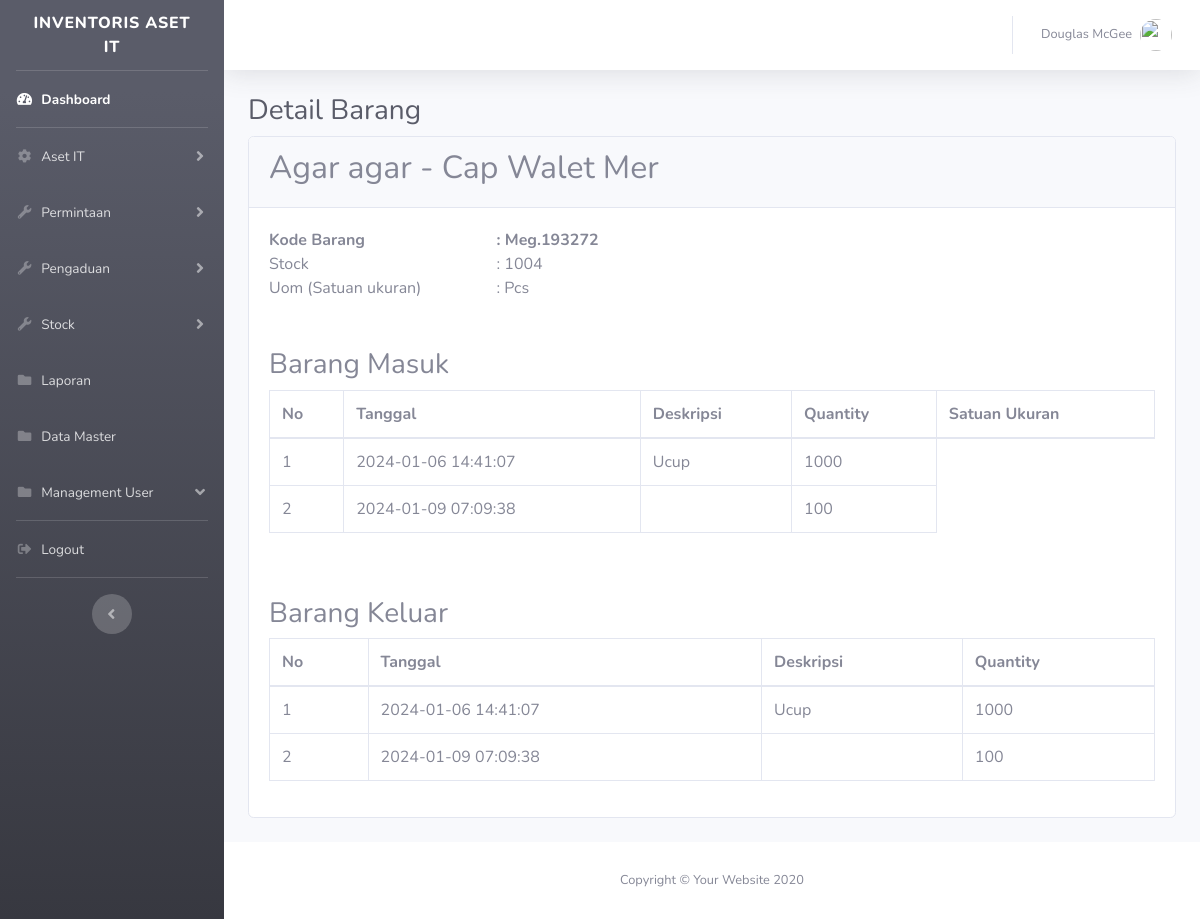
Screenshot of /karyawan/detail.php?id=18 (signed in) with the database file from the repository.
### tables this page shows
CREATE TABLE `stock` (
  `idbarang` int(11) NOT NULL,
  `namabarang` varchar(25) NOT NULL,
  `deskripsi` varchar(25) NOT NULL,
  `stock` int(11) NOT NULL,
  `kode_barang` varchar(20) NOT NULL,
  `satuan` varchar(10) NOT NULL
);

CREATE TABLE `masuk` (
  `idmasuk` int(11) NOT NULL,
  `idbarang` int(11) NOT NULL,
  `tanggal` timestamp NOT NULL DEFAULT current_timestamp(),
  `keterangan` varchar(25) NOT NULL,
  `qty` int(11) NOT NULL
);

### karyawan/detail.php (the view, shortened to what this page needs)
<?php
require '../function.php';
$idbarang = $_GET['id'];
$get = mysqli_query($conn, "SELECT * FROM stock WHERE idbarang='$idbarang'");
$fetch = mysqli_fetch_assoc($get);
$namabarang = $fetch['namabarang'];
$kode = $fetch['kode_barang'];
$stock = $fetch['stock'];
$satuan = $fetch['satuan'];
?>
<!DOCTYPE php>
<php lang="en">
    <head>
        <link href="../vendor/fontawesome-free/css/all.min.css" rel="stylesheet" type="text/css">
        <link href="../css/sb-admin-2.min.css" rel="stylesheet">
        <link href="../vendor/datatables/dataTables.bootstrap4.min.css" rel="stylesheet">
    </head>
    <body id="page-top">
        <div id="wrapper">
            <ul class="navbar-nav bg-gradient-dark sidebar sidebar-dark accordion" id="accordionSidebar">
                    <a class="sidebar-brand d-flex align-items-center justify-content-center" href="index.php">
                        <div class="sidebar-brand-text mx-3">Inventoris Aset IT</div>
                    </a>
                    <hr class="sidebar-divider my-0">
                    <li class="nav-item active">
                        <a class="nav-link" href="index.php">
                            <i class="fas fa-fw fa-tachometer-alt"></i>
                            <span>Dashboard</span></a>
                    </li>
                    <hr class="sidebar-divider my-0">
                    <li class="nav-item">
                        <a class="nav-link collapsed" href="#" data-toggle="collapse" data-target="#collapseTwo"
                            aria-expanded="true" aria-controls="collapseTwo">
                            <i class="fas fa-fw fa-cog"></i>
                            <span>Aset IT</span>
                        </a>
                    </li>
                    <li class="nav-item">
                        <a class="nav-link collapsed" href="#" data-toggle="collapse" data-target="#collapsePermintaan"
                            aria-expanded="true" aria-controls="collapseUtilities">
                            <i class="fas fa-fw fa-wrench"></i>
                            <span>Permintaan</span>
                        </a>
                    </li>
                    <li class="nav-item">
                        <a class="nav-link collapsed" href="#" data-toggle="collapse" data-target="#collapsePengaduan"
                            aria-expanded="true" aria-controls="collapseUtilities">
                            <i class="fas fa-fw fa-wrench"></i>
                            <span>Pengaduan</span>
                        </a>
                    </li>
                    <li class="nav-item">
                        <a class="nav-link collapsed" href="#" data-toggle="collapse" data-target="#collapseUtilities"
                            aria-expanded="true" aria-controls="collapseUtilities">
                            <i class="fas fa-fw fa-wrench"></i>
                            <span>Stock</span>
                        </a>
                    </li>
                    <li class="nav-item">
                        <a class="nav-link" href="report.php">
                            <i class="fas fa-fw fa-folder"></i>
                            <span>Laporan</span></a>
                    </li>
                    <li class="nav-item">
                        <a class="nav-link" href="report.php">
                            <i class="fas fa-fw fa-folder"></i>
                            <span>Data Master</span></a>
                    </li>
                    <li class="nav-item">
                        <a class="nav-link" href="#" data-toggle="collapse" data-target="#collapsePages"
                            aria-expanded="true" aria-controls="collapsePages">
                            <i class="fas fa-fw fa-folder"></i>
                            <span>Management User</span>
                        </a>
                    </li>
                    <hr class="sidebar-divider my-0">
                    <li class="nav-item">
                        <a class="nav-link" href="logout.php" data-toggle="modal" data-target="#logoutModal">
                            <i class="fas fa-fw fa-sign-out-alt"></i>
                            <span>Logout</span></a>
                    </li>
                    <hr class="sidebar-divider d-none d-md-block">
                    <div class="text-center d-none d-md-inline">
                        <button class="rounded-circle border-0" id="sidebarToggle"></button>
                    </div>
                </ul>
            <div id="content-wrapper" class="d-flex flex-column">
                <div id="content">
                    <nav class="navbar navbar-expand navbar-light bg-white topbar mb-4 static-top shadow">
                        <ul class="navbar-nav ml-auto">
                            <li class="nav-item dropdown no-arrow">
                                <a class="nav-link dropdown-toggle" href="#" id="userDropdown" role="button"
                                    data-toggle="dropdown" aria-haspopup="true" aria-expanded="false">
                                    <span class="mr-2 d-none d-lg-inline text-gray-600 small">Douglas McGee</span>
                                    <img class="img-profile rounded-circle" src="img/undraw_profile.svg">
                                </a>
                            </li>
                        </ul>
                    </nav>
                    <div class="container-fluid">
                        <h1 class="h3 mb-2 text-gray-800">Detail Barang</h1>
                        <div class="card mb-4">
                            <div class="card-header">
                                <h2><?=$namabarang;?></h2>
                            </div>
                            <div class="card-body">
                                <div class="row">
                                    <div class="col-md-3"><strong>Kode Barang</strong></div>
                                    <div class="col-md-9"><strong>: <?=$kode;?></strong></div>
                                </div>
                                <div class="row">
                                    <div class="col-md-3">Stock</div>
                                    <div class="col-md-9">: <?=$stock;?></div>
                                </div>
                                <div class="row">
                                    <div class="col-md-3">Uom (Satuan ukuran)</div>
                                    <div class="col-md-9">: <?=$satuan;?></div>
                                </div>
                                <br></br>
                                <h3>Barang Masuk</h3>
                                <div class="table-responsive">
                                    <table class="table table-bordered" id="dataTable" width="100%" cellspacing="0">
                                        <thead>
                                            <tr>
                                                <th>No</th>
                                                <th>Tanggal</th>
                                                <th>Deskripsi</th>
                                                <th>Quantity</th>
                                                <th>Satuan Ukuran</th>
                                            </tr>
                                        </thead>
                                        <tbody>
                                            <?php
                                         $ambildatamasuk = mysqli_query($conn, "select * from masuk where idbarang='$idbarang'");
                                         $i = 1;
                                         while($fetch=mysqli_fetch_array($ambildatamasuk)){
                                             $tanggal = $fetch['tanggal'];
                                             $keterangan = $fetch['keterangan'];
                                             $qty = $fetch['qty'];
                                        ?>
                                            <tr>
                                                <td><?=$i++;?></td>
                                                <td><?=$tanggal;?></a></td>
                                                <td><?=$keterangan;?></td>
                                                <td><?=$qty;?></td>
                                            </tr>
                                            <?php
                                        };
                                        ?>
                                        </tbody>
                                    </table>
                                </div>
                                <br></br>
                                <h3>Barang Keluar</h3>
                                <div class="table-responsive">
                                    <table class="table table-bordered" id="dataTable" width="100%" cellspacing="0">
                                        <thead>
                                            <tr>
                                                <th>No</th>
                                                <th>Tanggal</th>
                                                <th>Deskripsi</th>
                                                <th>Quantity</th>
                                            </tr>
                                        </thead>
                                        <tbody>
                                            <?php
                                         $ambildatamasuk = mysqli_query($conn, "select * from masuk where idbarang='$idbarang'");
                                         $i = 1;
                                         while($fetch=mysqli_fetch_array($ambildatamasuk)){
                                             $tanggal = $fetch['tanggal'];
                                             $keterangan = $fetch['keterangan'];
                                             $qty = $fetch['qty'];
                                        ?>
                                            <tr>
                                                <td><?=$i++;?></td>
                                                <td><?=$tanggal;?></a></td>
                                                <td><?=$keterangan;?></td>
                                                <td><?=$qty;?></td>
                                            </tr>
                                            <?php
                                        };
                                        ?>
                                        </tbody>
                                    </table>
                                </div>
                            </div>
                        </div>
                    </div>
                </div>
                <footer class="sticky-footer bg-white">
                    <div class="container my-auto">
                        <div class="copyright text-center my-auto">
                            <span>Copyright &copy; Your Website 2020</span>
                        </div>
                    </div>
                </footer>
            </div>
        </div>
    </body>
</php>

### rows the page displays
stock: namabarang "Agar agar - Cap Walet Mer", kode_barang "Meg.193272", stock "1004", satuan "Pcs"
masuk: tanggal "2024-01-06 14:41:07", keterangan "Ucup", qty "1000"
masuk: tanggal "2024-01-09 07:09:38", qty "100"
